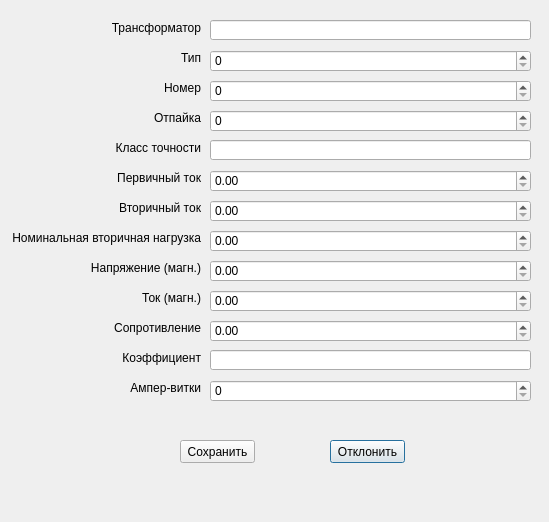
<?xml version="1.0" encoding="UTF-8"?>
<ui version="4.0">
 <class>Dialog</class>
 <widget class="QDialog" name="Dialog">
  <property name="geometry">
   <rect>
    <x>0</x>
    <y>0</y>
    <width>549</width>
    <height>522</height>
   </rect>
  </property>
  <property name="windowTitle">
   <string>Dialog</string>
  </property>
  <widget class="QLabel" name="label">
   <property name="geometry">
    <rect>
     <x>10</x>
     <y>20</y>
     <width>191</width>
     <height>16</height>
    </rect>
   </property>
   <property name="text">
    <string>Трансформатор</string>
   </property>
   <property name="textFormat">
    <enum>Qt::AutoText</enum>
   </property>
   <property name="alignment">
    <set>Qt::AlignRight|Qt::AlignTrailing|Qt::AlignVCenter</set>
   </property>
  </widget>
  <widget class="QLabel" name="label_2">
   <property name="geometry">
    <rect>
     <x>10</x>
     <y>50</y>
     <width>191</width>
     <height>16</height>
    </rect>
   </property>
   <property name="text">
    <string>Тип</string>
   </property>
   <property name="alignment">
    <set>Qt::AlignRight|Qt::AlignTrailing|Qt::AlignVCenter</set>
   </property>
  </widget>
  <widget class="QLabel" name="label_3">
   <property name="geometry">
    <rect>
     <x>10</x>
     <y>80</y>
     <width>191</width>
     <height>16</height>
    </rect>
   </property>
   <property name="text">
    <string>Номер</string>
   </property>
   <property name="alignment">
    <set>Qt::AlignRight|Qt::AlignTrailing|Qt::AlignVCenter</set>
   </property>
  </widget>
  <widget class="QLabel" name="label_4">
   <property name="geometry">
    <rect>
     <x>10</x>
     <y>110</y>
     <width>191</width>
     <height>16</height>
    </rect>
   </property>
   <property name="text">
    <string>Отпайка</string>
   </property>
   <property name="alignment">
    <set>Qt::AlignRight|Qt::AlignTrailing|Qt::AlignVCenter</set>
   </property>
  </widget>
  <widget class="QLabel" name="label_5">
   <property name="geometry">
    <rect>
     <x>10</x>
     <y>140</y>
     <width>191</width>
     <height>16</height>
    </rect>
   </property>
   <property name="text">
    <string>Класс точности</string>
   </property>
   <property name="alignment">
    <set>Qt::AlignRight|Qt::AlignTrailing|Qt::AlignVCenter</set>
   </property>
  </widget>
  <widget class="QLabel" name="label_6">
   <property name="geometry">
    <rect>
     <x>10</x>
     <y>170</y>
     <width>191</width>
     <height>16</height>
    </rect>
   </property>
   <property name="text">
    <string>Первичный ток</string>
   </property>
   <property name="alignment">
    <set>Qt::AlignRight|Qt::AlignTrailing|Qt::AlignVCenter</set>
   </property>
  </widget>
  <widget class="QLabel" name="label_7">
   <property name="geometry">
    <rect>
     <x>10</x>
     <y>200</y>
     <width>191</width>
     <height>16</height>
    </rect>
   </property>
   <property name="text">
    <string>Вторичный ток</string>
   </property>
   <property name="alignment">
    <set>Qt::AlignRight|Qt::AlignTrailing|Qt::AlignVCenter</set>
   </property>
  </widget>
  <widget class="QLabel" name="label_8">
   <property name="geometry">
    <rect>
     <x>10</x>
     <y>230</y>
     <width>191</width>
     <height>16</height>
    </rect>
   </property>
   <property name="text">
    <string>Номинальная вторичная нагрузка</string>
   </property>
   <property name="alignment">
    <set>Qt::AlignRight|Qt::AlignTrailing|Qt::AlignVCenter</set>
   </property>
  </widget>
  <widget class="QLabel" name="label_9">
   <property name="geometry">
    <rect>
     <x>10</x>
     <y>260</y>
     <width>191</width>
     <height>16</height>
    </rect>
   </property>
   <property name="text">
    <string>Напряжение (магн.)</string>
   </property>
   <property name="alignment">
    <set>Qt::AlignRight|Qt::AlignTrailing|Qt::AlignVCenter</set>
   </property>
  </widget>
  <widget class="QLabel" name="label_10">
   <property name="geometry">
    <rect>
     <x>10</x>
     <y>290</y>
     <width>191</width>
     <height>16</height>
    </rect>
   </property>
   <property name="text">
    <string>Ток (магн.)</string>
   </property>
   <property name="alignment">
    <set>Qt::AlignRight|Qt::AlignTrailing|Qt::AlignVCenter</set>
   </property>
  </widget>
  <widget class="QLabel" name="label_11">
   <property name="geometry">
    <rect>
     <x>10</x>
     <y>320</y>
     <width>191</width>
     <height>16</height>
    </rect>
   </property>
   <property name="text">
    <string>Сопротивление</string>
   </property>
   <property name="alignment">
    <set>Qt::AlignRight|Qt::AlignTrailing|Qt::AlignVCenter</set>
   </property>
  </widget>
  <widget class="QLabel" name="label_12">
   <property name="geometry">
    <rect>
     <x>10</x>
     <y>350</y>
     <width>191</width>
     <height>16</height>
    </rect>
   </property>
   <property name="text">
    <string>Коэффициент</string>
   </property>
   <property name="alignment">
    <set>Qt::AlignRight|Qt::AlignTrailing|Qt::AlignVCenter</set>
   </property>
  </widget>
  <widget class="QLabel" name="label_13">
   <property name="geometry">
    <rect>
     <x>10</x>
     <y>380</y>
     <width>191</width>
     <height>16</height>
    </rect>
   </property>
   <property name="text">
    <string>Ампер-витки</string>
   </property>
   <property name="alignment">
    <set>Qt::AlignRight|Qt::AlignTrailing|Qt::AlignVCenter</set>
   </property>
  </widget>
  <widget class="QSpinBox" name="spinBox">
   <property name="geometry">
    <rect>
     <x>210</x>
     <y>50</y>
     <width>321</width>
     <height>22</height>
    </rect>
   </property>
  </widget>
  <widget class="QSpinBox" name="spinBox_2">
   <property name="geometry">
    <rect>
     <x>210</x>
     <y>80</y>
     <width>321</width>
     <height>22</height>
    </rect>
   </property>
  </widget>
  <widget class="QSpinBox" name="spinBox_3">
   <property name="geometry">
    <rect>
     <x>210</x>
     <y>110</y>
     <width>321</width>
     <height>22</height>
    </rect>
   </property>
  </widget>
  <widget class="QLineEdit" name="lineEdit">
   <property name="geometry">
    <rect>
     <x>210</x>
     <y>140</y>
     <width>321</width>
     <height>20</height>
    </rect>
   </property>
  </widget>
  <widget class="QDoubleSpinBox" name="doubleSpinBox">
   <property name="geometry">
    <rect>
     <x>210</x>
     <y>170</y>
     <width>321</width>
     <height>22</height>
    </rect>
   </property>
  </widget>
  <widget class="QDoubleSpinBox" name="doubleSpinBox_2">
   <property name="geometry">
    <rect>
     <x>210</x>
     <y>200</y>
     <width>321</width>
     <height>22</height>
    </rect>
   </property>
  </widget>
  <widget class="QDoubleSpinBox" name="doubleSpinBox_3">
   <property name="geometry">
    <rect>
     <x>210</x>
     <y>230</y>
     <width>321</width>
     <height>22</height>
    </rect>
   </property>
  </widget>
  <widget class="QDoubleSpinBox" name="doubleSpinBox_4">
   <property name="geometry">
    <rect>
     <x>210</x>
     <y>260</y>
     <width>321</width>
     <height>22</height>
    </rect>
   </property>
  </widget>
  <widget class="QDoubleSpinBox" name="doubleSpinBox_5">
   <property name="geometry">
    <rect>
     <x>210</x>
     <y>290</y>
     <width>321</width>
     <height>22</height>
    </rect>
   </property>
  </widget>
  <widget class="QDoubleSpinBox" name="doubleSpinBox_6">
   <property name="geometry">
    <rect>
     <x>210</x>
     <y>320</y>
     <width>321</width>
     <height>22</height>
    </rect>
   </property>
  </widget>
  <widget class="QLineEdit" name="lineEdit_2">
   <property name="geometry">
    <rect>
     <x>210</x>
     <y>350</y>
     <width>321</width>
     <height>20</height>
    </rect>
   </property>
  </widget>
  <widget class="QSpinBox" name="spinBox_4">
   <property name="geometry">
    <rect>
     <x>210</x>
     <y>380</y>
     <width>321</width>
     <height>22</height>
    </rect>
   </property>
  </widget>
  <widget class="QLineEdit" name="lineEdit_3">
   <property name="geometry">
    <rect>
     <x>210</x>
     <y>20</y>
     <width>321</width>
     <height>20</height>
    </rect>
   </property>
  </widget>
  <widget class="QPushButton" name="pushButton_2">
   <property name="geometry">
    <rect>
     <x>330</x>
     <y>440</y>
     <width>75</width>
     <height>23</height>
    </rect>
   </property>
   <property name="sizePolicy">
    <sizepolicy hsizetype="Fixed" vsizetype="Fixed">
     <horstretch>0</horstretch>
     <verstretch>0</verstretch>
    </sizepolicy>
   </property>
   <property name="text">
    <string>Отклонить</string>
   </property>
  </widget>
  <widget class="QPushButton" name="pushButton">
   <property name="geometry">
    <rect>
     <x>180</x>
     <y>440</y>
     <width>75</width>
     <height>23</height>
    </rect>
   </property>
   <property name="sizePolicy">
    <sizepolicy hsizetype="Fixed" vsizetype="Fixed">
     <horstretch>0</horstretch>
     <verstretch>0</verstretch>
    </sizepolicy>
   </property>
   <property name="text">
    <string>Сохранить</string>
   </property>
  </widget>
 </widget>
 <resources/>
 <connections>
  <connection>
   <sender>pushButton_2</sender>
   <signal>clicked()</signal>
   <receiver>Dialog</receiver>
   <slot>close()</slot>
   <hints>
    <hint type="sourcelabel">
     <x>367</x>
     <y>451</y>
    </hint>
    <hint type="destinationlabel">
     <x>274</x>
     <y>260</y>
    </hint>
   </hints>
  </connection>
 </connections>
</ui>
